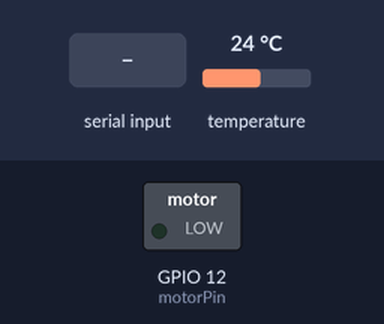
The sketch below on a simulated ESP32. Parts: switched loads named in the sketch (green lamp = pin HIGH). The test bench sets the inputs (shaded band); at power-on: temperature 24 °C. Nothing arrives over Bluetooth unless stated.

Above: at 3.3 s.
3.4 s: "1" received over the second serial link
At 5.4 s:
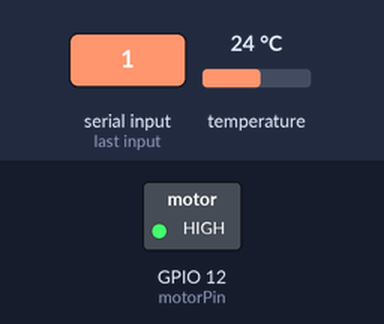
5.9 s: "0" received over the second serial link
At 6.6 s:
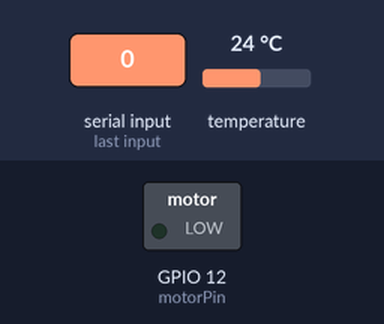
Timing chart, 0 to 8.9 s (numbered marks = the images above; inputs shaded):
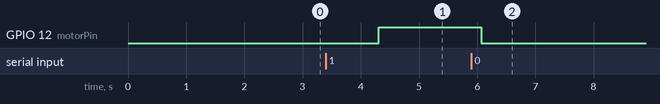

The sketch:

esp32tempvibration.ino
```cpp
#include <OneWire.h>
#include <DallasTemperature.h>
#include <BluetoothSerial.h>

#define ONE_WIRE_BUS 4
OneWire oneWire(ONE_WIRE_BUS);
DallasTemperature sensors(&oneWire);

BluetoothSerial SerialBT;

const int motorPin = 12;  // Pin for the vibration motor

void setup() {
  Serial.begin(115200);
  SerialBT.begin("ESP32_BT");  // Set the Bluetooth name to "ESP32_BT"

  pinMode(motorPin, OUTPUT);
  sensors.begin();
}

void loop() {
  sensors.requestTemperatures();
  float temperature = sensors.getTempCByIndex(0);

  if (SerialBT.available()) {
    char command = SerialBT.read();
    if (command == '1') {
      digitalWrite(motorPin, HIGH);
      SerialBT.println("Motor Turned On");
    } else if (command == '0') {
      digitalWrite(motorPin, LOW);
      SerialBT.println("Motor Turned Off");
    }
  }

  // Send temperature data over Bluetooth
  SerialBT.print("Temperature: ");
  SerialBT.print(temperature);
  SerialBT.println(" °C");

  delay(1000);
}
```

Measured:
- after the input at 3.4 s, GPIO 12 (motorPin): LOW → HIGH after 0.91 s
- after the input at 5.9 s, GPIO 12 (motorPin): HIGH → LOW after 0.17 s
